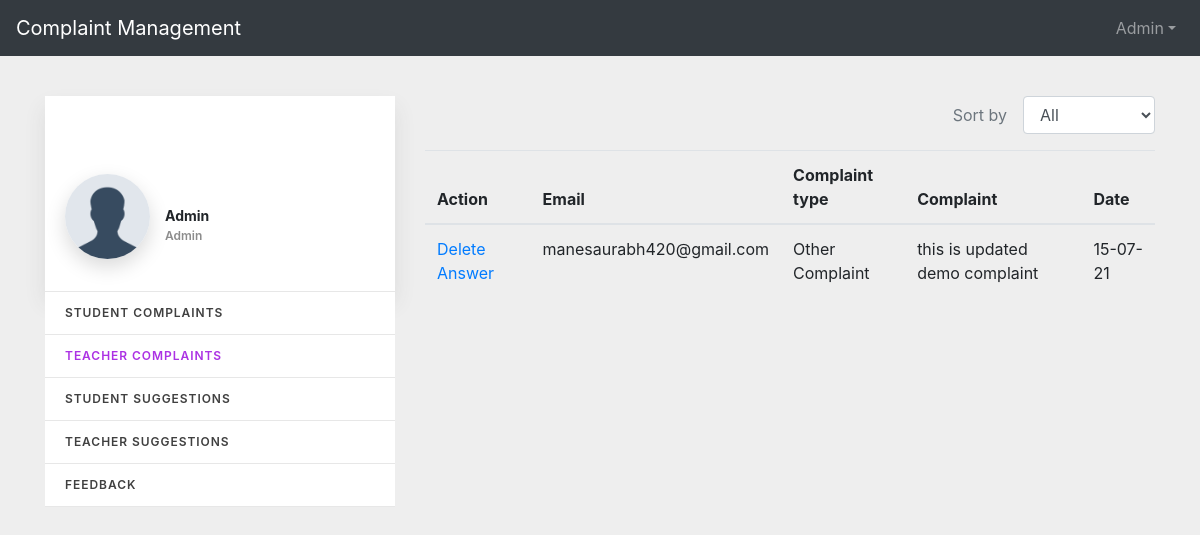
/admin/teachercomplaint.php, run on an earlier commit of the app's database.
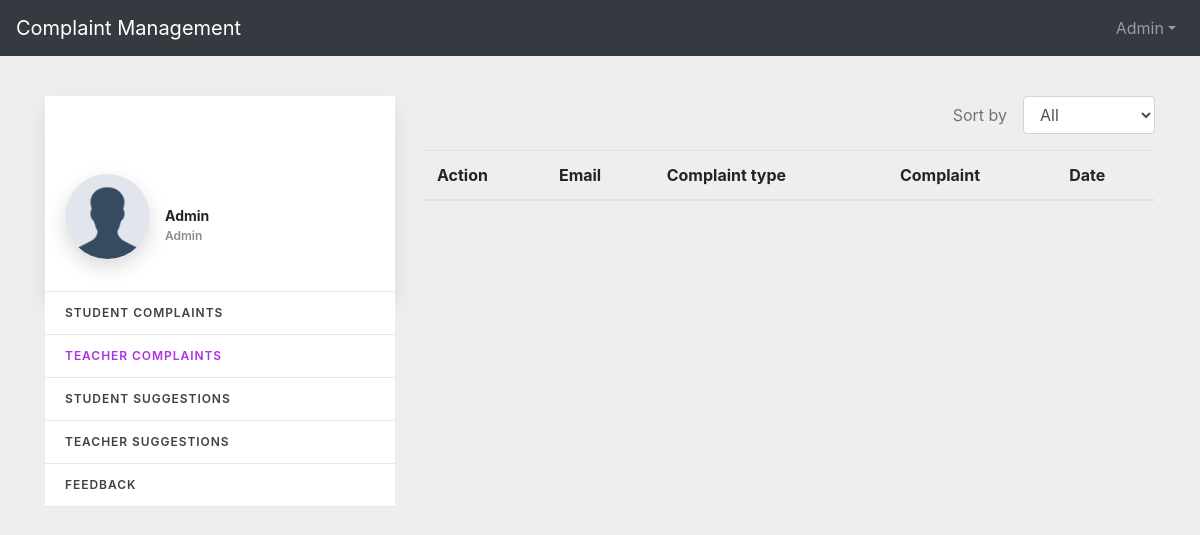
And on a later commit of the database.
### tables this page shows
CREATE TABLE `teacher_complaint` (
  `que_no` int(11) NOT NULL,
  `email` varchar(255) NOT NULL,
  `complain_type` varchar(255) NOT NULL,
  `complain` varchar(255) NOT NULL,
  `t_date` varchar(255) NOT NULL
);

### admin/teachercomplaint.php (the view, shortened to what this page needs)
<!DOCTYPE html>
<html lang="en">
<head>
<?php
include 'header.php';
?>
<link rel="stylesheet" href="style.css">
</head>
<body>
<nav class="navbar navbar-expand-lg navbar-dark bg-dark">
  <a class="navbar-brand" href="#">Complaint Management</a>
  <ul class="navbar-nav ml-auto">
      <li class="nav-item dropdown">
          <a class="nav-link dropdown-toggle" id="profileDropdown" data-toggle="dropdown"
          aria-haspopup="true" aria-expanded="false" href="#">Admin</a>
      </li>
    </ul>
</nav>
<div class="container mb-4 main-container">
    <div class="row">
        <div class="col-lg-4 pb-5">
            <div class="author-card pb-3">
                <div class="author-card-cover"></div>
                <div class="author-card-profile">
                    <div class="author-card-avatar"><img src="img/profile_img.png" alt="Admin">
                    </div>
                    <div class="author-card-details">
                        <h5 class="author-card-name text-lg">Admin</h5><span class="author-card-position">Admin</span>
                    </div>
                </div>
            </div>
            <div class="wizard">
                <nav class="list-group list-group-flush">
                    <a class="list-group-item" href="index.php">
                        <div class="d-flex justify-content-between align-items-center">
                            <div>
                                <div class="d-inline-block font-weight-medium text-uppercase">Student Complaints</div>
                            </div>
                        </div>
                    </a>
                    <a class="list-group-item active" href="#">
                        <div class="d-flex justify-content-between align-items-center">
                            <div>
                                <div class="d-inline-block font-weight-medium text-uppercase">Teacher Complaints</div>
                            </div>
                        </div>
                    </a>
                    <a class="list-group-item" href="#">
                        <div class="d-flex justify-content-between align-items-center">
                            <div>
                                <div class="d-inline-block font-weight-medium text-uppercase">Student Suggestions</div>
                            </div>
                        </div>
                    </a>
                    <a class="list-group-item" href="#">
                        <div class="d-flex justify-content-between align-items-center">
                            <div>
                                <div class="d-inline-block font-weight-medium text-uppercase">Teacher Suggestions</div>
                            </div>
                        </div>
                    </a>
                    <a class="list-group-item" href="#">
                        <div class="d-flex justify-content-between align-items-center">
                            <div>
                                <div class="d-inline-block font-weight-medium text-uppercase">Feedback</div>
                            </div>
                        </div>
                    </a>
                </nav>
            </div>
        </div>
        <div class="col-lg-8 pb-5">
            <div class="d-flex justify-content-end pb-3">
                <div class="form-inline">
                    <label class="text-muted mr-3" for="order-sort">Sort by</label>
                    <select class="form-control" id="order-sort">
                        <option>All</option>
                    </select>
                </div>
            </div>
            <div class="table-responsive">
                <table class="table table-hover mb-0">
                    <thead>
                        <tr>
                            <th>Action</th>
                            <th>Email</th>
                            <th>Complaint type</th>
                            <th>Complaint</th>
                            <th>Date</th>
                        </tr>
                    </thead>
                    <tbody>
                    <?php
                    include("connection.php");
                    $q="select * from teacher_complaint";
                    $rs=mysqli_query($cn,$q);
                    while($a=mysqli_fetch_array($rs))
                    {
                    $em=$a['email'];
                    $ct=$a['complain_type'];
                    $com=$a['complain'];
                    $d=$a['t_date'];
                    $u=$a['que_no'];
                    echo "<tr>";
                    echo "<td><a href=delc.php?que_no=$u>Delete</a> <a
                    href=ans_c_t.php?que_no=$u>Answer</a> </td><td>$em</td><td>$ct</td><td>
                    $com</td><td>$d</td>";
                    echo "</tr>";
                    }
                    ?>
                    </tbody>
                </table>
            </div>
        </div>
    </div>
</div>
</body>
</html>

What changed in the data, as far as the page shows it:
removed teacher_complaint: email "manesaurabh420@gmail.com", complain_type "Other Complaint", complain "this is updated demo complaint", t_date "15-07-21"
